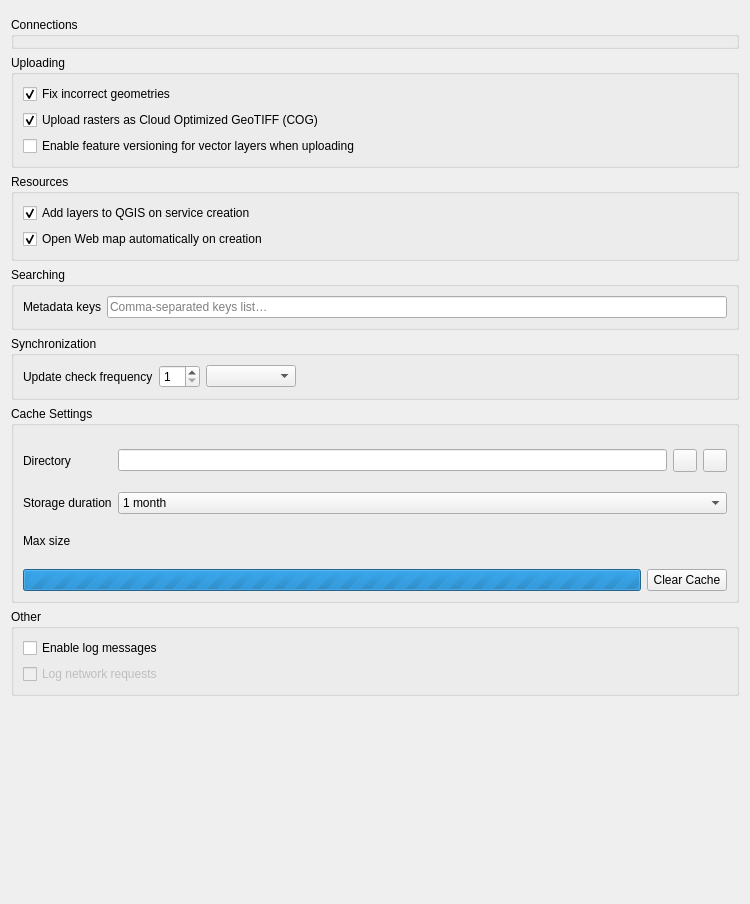
<?xml version="1.0" encoding="UTF-8"?>
<ui version="4.0">
 <class>NgConnectSettingsWidgetBase</class>
 <widget class="QWidget" name="NgConnectSettingsWidgetBase">
  <property name="geometry">
   <rect>
    <x>0</x>
    <y>0</y>
    <width>750</width>
    <height>904</height>
   </rect>
  </property>
  <property name="sizePolicy">
   <sizepolicy hsizetype="Preferred" vsizetype="Preferred">
    <horstretch>0</horstretch>
    <verstretch>0</verstretch>
   </sizepolicy>
  </property>
  <property name="minimumSize">
   <size>
    <width>0</width>
    <height>0</height>
   </size>
  </property>
  <property name="maximumSize">
   <size>
    <width>16777215</width>
    <height>16777215</height>
   </size>
  </property>
  <property name="windowTitle">
   <string>Settings</string>
  </property>
  <layout class="QVBoxLayout" name="verticalLayout">
   <item>
    <widget class="QgsMessageBar" name="messageBar" native="true"/>
   </item>
   <item>
    <widget class="QGroupBox" name="connectionsGroupBox">
     <property name="title">
      <string>Connections</string>
     </property>
     <layout class="QVBoxLayout" name="verticalLayout_2">
      <property name="leftMargin">
       <number>0</number>
      </property>
      <property name="topMargin">
       <number>0</number>
      </property>
      <property name="rightMargin">
       <number>0</number>
      </property>
     </layout>
    </widget>
   </item>
   <item>
    <widget class="QGroupBox" name="uploadGroupBox">
     <property name="title">
      <string>Uploading</string>
     </property>
     <layout class="QVBoxLayout" name="verticalLayout_4">
      <item>
       <widget class="QCheckBox" name="fixGeometryCheckBox">
        <property name="text">
         <string>Fix incorrect geometries</string>
        </property>
        <property name="checked">
         <bool>true</bool>
        </property>
       </widget>
      </item>
      <item>
       <widget class="QCheckBox" name="cogCheckBox">
        <property name="text">
         <string>Upload rasters as Cloud Optimized GeoTIFF (COG)</string>
        </property>
        <property name="checked">
         <bool>true</bool>
        </property>
       </widget>
      </item>
      <item>
       <layout class="QHBoxLayout" name="horizontalLayout_2">
        <property name="spacing">
         <number>0</number>
        </property>
        <item>
         <widget class="QCheckBox" name="versioningCheckBox">
          <property name="text">
           <string>Enable feature versioning for vector layers when uploading</string>
          </property>
         </widget>
        </item>
        <item>
         <widget class="QLabel" name="versioningIcon">
          <property name="text">
           <string/>
          </property>
         </widget>
        </item>
        <item>
         <spacer name="horizontalSpacer_2">
          <property name="orientation">
           <enum>Qt::Horizontal</enum>
          </property>
          <property name="sizeHint" stdset="0">
           <size>
            <width>40</width>
            <height>20</height>
           </size>
          </property>
         </spacer>
        </item>
       </layout>
      </item>
     </layout>
    </widget>
   </item>
   <item>
    <widget class="QGroupBox" name="groupBox">
     <property name="title">
      <string>Resources</string>
     </property>
     <layout class="QVBoxLayout" name="verticalLayout_5">
      <item>
       <widget class="QCheckBox" name="addWfsLayerAfterServiceCreationCheckBox">
        <property name="text">
         <string>Add layers to QGIS on service creation</string>
        </property>
        <property name="checked">
         <bool>true</bool>
        </property>
       </widget>
      </item>
      <item>
       <widget class="QCheckBox" name="openWebMapAfterCreationCheckBox">
        <property name="text">
         <string>Open Web map automatically on creation</string>
        </property>
        <property name="checked">
         <bool>true</bool>
        </property>
       </widget>
      </item>
     </layout>
    </widget>
   </item>
   <item>
    <widget class="QGroupBox" name="search_groupbox">
     <property name="title">
      <string>Searching</string>
     </property>
     <layout class="QVBoxLayout" name="verticalLayout_7">
      <item>
       <layout class="QFormLayout" name="formLayout">
        <item row="0" column="0">
         <widget class="QLabel" name="label_2">
          <property name="text">
           <string>Metadata keys</string>
          </property>
         </widget>
        </item>
        <item row="0" column="1">
         <widget class="QLineEdit" name="metadataKeysLineEdit">
          <property name="placeholderText">
           <string>Comma-separated keys list…</string>
          </property>
         </widget>
        </item>
       </layout>
      </item>
     </layout>
    </widget>
   </item>
   <item>
    <widget class="QGroupBox" name="groupBox_2">
     <property name="title">
      <string>Synchronization</string>
     </property>
     <layout class="QGridLayout" name="gridLayout">
      <item row="0" column="0">
       <widget class="QLabel" name="label">
        <property name="text">
         <string>Update check frequency</string>
        </property>
       </widget>
      </item>
      <item row="0" column="1">
       <layout class="QHBoxLayout" name="horizontalLayout">
        <item>
         <widget class="QSpinBox" name="syncPeriodSpinBox">
          <property name="minimum">
           <number>1</number>
          </property>
          <property name="maximum">
           <number>59</number>
          </property>
         </widget>
        </item>
        <item>
         <widget class="QComboBox" name="syncPeriodComboBox">
          <property name="minimumSize">
           <size>
            <width>90</width>
            <height>0</height>
           </size>
          </property>
         </widget>
        </item>
        <item>
         <spacer name="horizontalSpacer">
          <property name="orientation">
           <enum>Qt::Horizontal</enum>
          </property>
          <property name="sizeHint" stdset="0">
           <size>
            <width>40</width>
            <height>20</height>
           </size>
          </property>
         </spacer>
        </item>
       </layout>
      </item>
     </layout>
    </widget>
   </item>
   <item>
    <widget class="QGroupBox" name="cacheGroupBox">
     <property name="title">
      <string>Cache Settings</string>
     </property>
     <layout class="QVBoxLayout" name="verticalLayout_3">
      <item>
       <layout class="QFormLayout" name="cacheLayout">
        <item row="0" column="0">
         <widget class="QLabel" name="directoryLabel">
          <property name="text">
           <string>Directory</string>
          </property>
         </widget>
        </item>
        <item row="0" column="1">
         <layout class="QHBoxLayout" name="horizontalLayout_3">
          <item>
           <widget class="QLineEdit" name="cacheDirectoryLineEdit"/>
          </item>
          <item>
           <widget class="QToolButton" name="cacheDirectoryButton">
            <property name="toolTip">
             <string>Select directory</string>
            </property>
            <property name="text">
             <string/>
            </property>
           </widget>
          </item>
          <item>
           <widget class="QToolButton" name="resetCacheDirectoryButton">
            <property name="toolTip">
             <string>Reset</string>
            </property>
            <property name="text">
             <string/>
            </property>
           </widget>
          </item>
         </layout>
        </item>
        <item row="1" column="0">
         <widget class="QLabel" name="autoRemoveLabel">
          <property name="text">
           <string>Storage duration</string>
          </property>
         </widget>
        </item>
        <item row="1" column="1">
         <widget class="QComboBox" name="autoRemoveCacheComboBox">
          <property name="currentText">
           <string>1 month</string>
          </property>
          <property name="currentIndex">
           <number>2</number>
          </property>
          <item>
           <property name="text">
            <string>1 day</string>
           </property>
          </item>
          <item>
           <property name="text">
            <string>1 week</string>
           </property>
          </item>
          <item>
           <property name="text">
            <string>1 month</string>
           </property>
          </item>
          <item>
           <property name="text">
            <string>Indefinitely</string>
           </property>
          </item>
         </widget>
        </item>
        <item row="2" column="0">
         <widget class="QLabel" name="maxSizeLabel">
          <property name="sizePolicy">
           <sizepolicy hsizetype="Preferred" vsizetype="Expanding">
            <horstretch>0</horstretch>
            <verstretch>0</verstretch>
           </sizepolicy>
          </property>
          <property name="text">
           <string>Max size</string>
          </property>
         </widget>
        </item>
        <item row="2" column="1">
         <layout class="QVBoxLayout" name="maxSizeLayout">
          <property name="spacing">
           <number>0</number>
          </property>
         </layout>
        </item>
       </layout>
      </item>
      <item>
       <layout class="QHBoxLayout" name="clearCacheLayout">
        <item>
         <widget class="QProgressBar" name="clearCacheProgressBar">
          <property name="maximum">
           <number>0</number>
          </property>
          <property name="value">
           <number>0</number>
          </property>
          <property name="textVisible">
           <bool>false</bool>
          </property>
          <property name="format">
           <string>Clearing cache</string>
          </property>
         </widget>
        </item>
        <item>
         <widget class="QPushButton" name="clearCacheButton">
          <property name="text">
           <string>Clear Cache</string>
          </property>
         </widget>
        </item>
       </layout>
      </item>
     </layout>
    </widget>
   </item>
   <item>
    <widget class="QGroupBox" name="groupBox_3">
     <property name="title">
      <string>Other</string>
     </property>
     <layout class="QVBoxLayout" name="verticalLayout_6">
      <item>
       <widget class="QCheckBox" name="debugEnabledCheckBox">
        <property name="text">
         <string>Enable log messages</string>
        </property>
        <property name="checked">
         <bool>false</bool>
        </property>
       </widget>
      </item>
      <item>
       <widget class="QCheckBox" name="debugNetworkCheckBox">
        <property name="enabled">
         <bool>false</bool>
        </property>
        <property name="text">
         <string>Log network requests</string>
        </property>
       </widget>
      </item>
     </layout>
    </widget>
   </item>
   <item>
    <spacer name="verticalSpacer">
     <property name="orientation">
      <enum>Qt::Vertical</enum>
     </property>
     <property name="sizeHint" stdset="0">
      <size>
       <width>20</width>
       <height>40</height>
      </size>
     </property>
    </spacer>
   </item>
  </layout>
 </widget>
 <customwidgets>
  <customwidget>
   <class>QgsMessageBar</class>
   <extends>QWidget</extends>
   <header>qgis.gui</header>
   <container>1</container>
  </customwidget>
 </customwidgets>
 <resources/>
 <connections/>
</ui>
